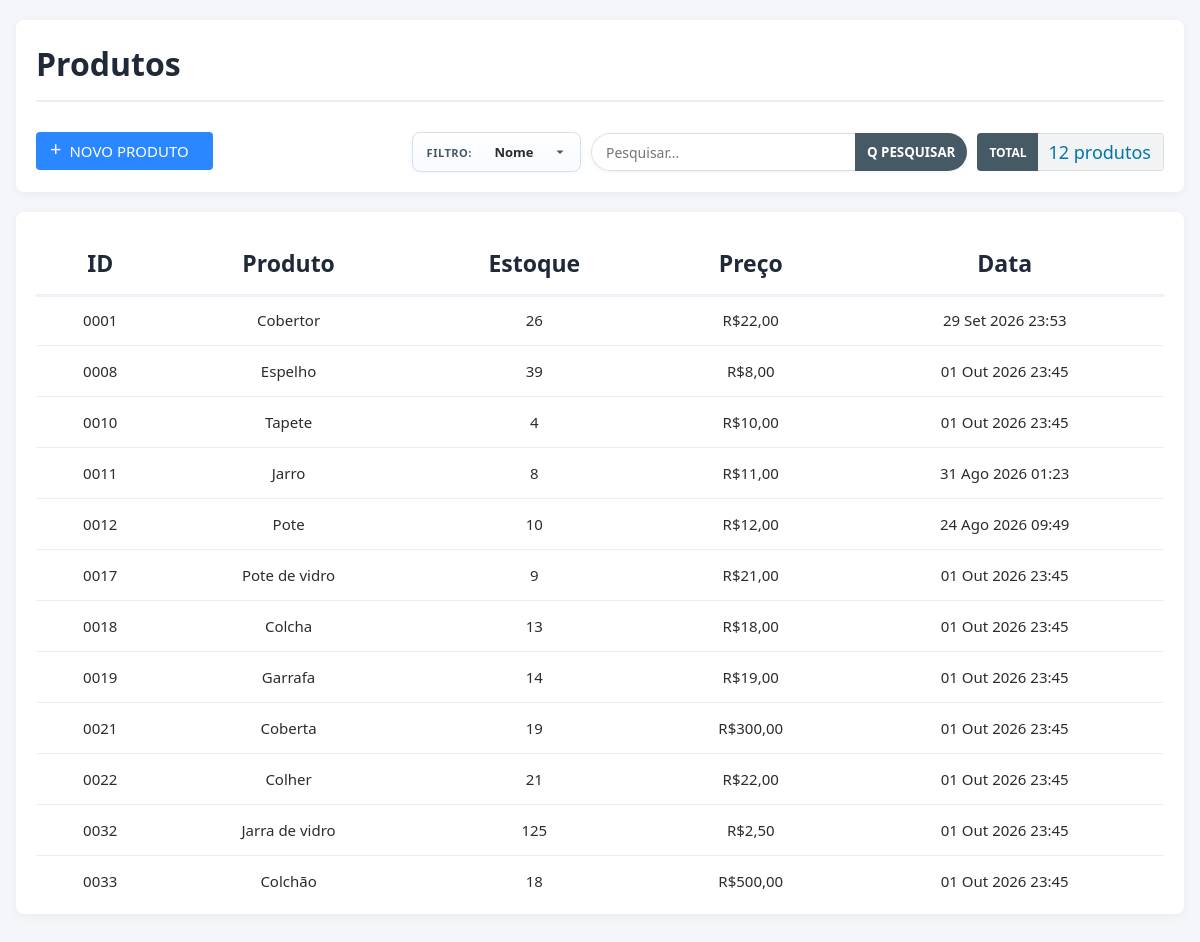
Page /produtos/ on the earlier database version.
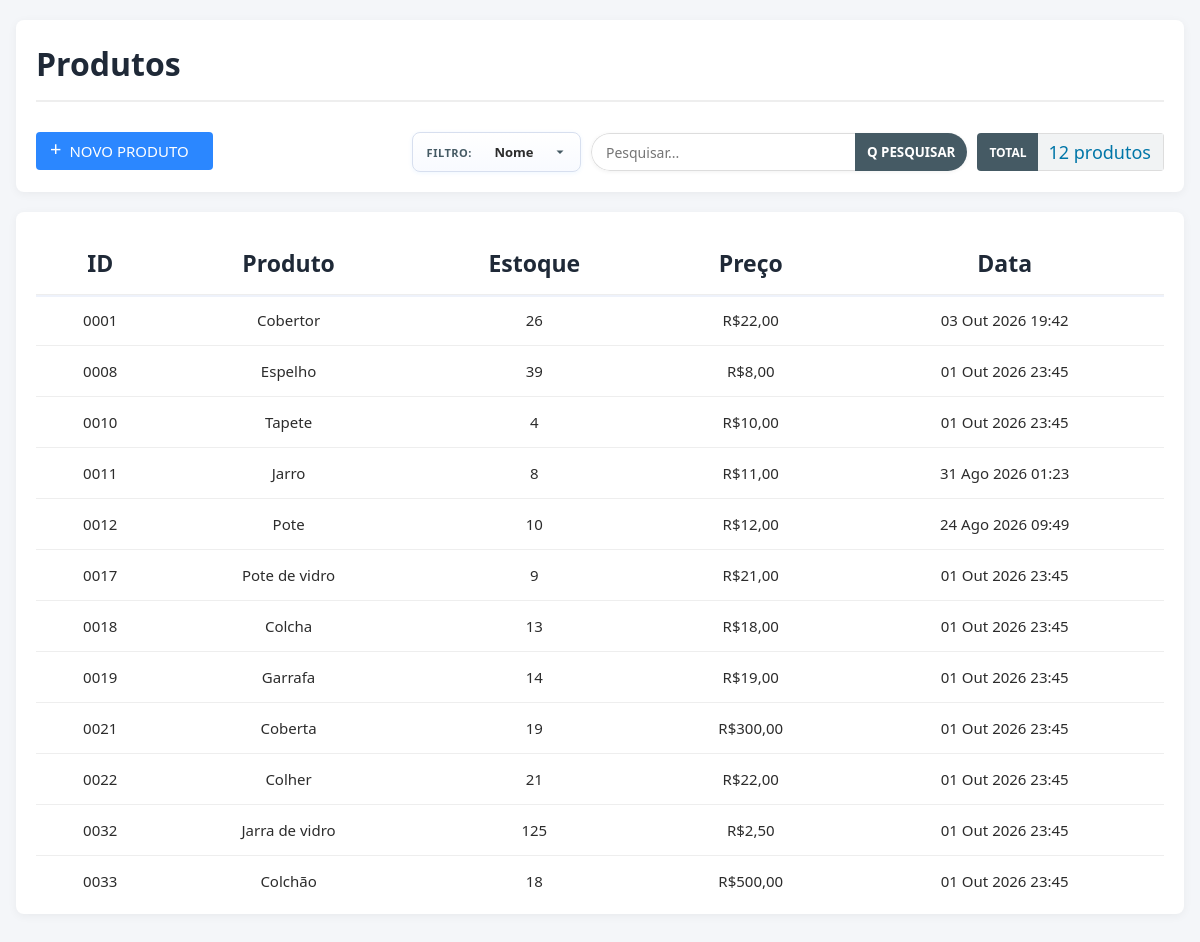
Same page on the later database version.
### front_end/models.py (models this page shows, shortened)
class Produto(models.Model):
    nome = models.CharField(max_length=120, unique=True)
    codigo = models.CharField(unique=True, max_length=4)
    quantidade = models.DecimalField(max_digits=10, decimal_places=3)
    preco = models.DecimalField(max_digits=12, decimal_places=2)
    dt_adicao = models.DateTimeField(auto_now=True)

### front_end/views.py (the view)
# urls.py: path('produtos/', views.view_produto, name='produtos'),
def view_produto(request:HttpRequest):
    if request.method == "POST":
        form_add = ProdutoForm(request.POST)
        if form_add.is_valid():
            form_add.save()
            return redirect('front_end:produtos')
    termo_busca = request.GET.get("q", "").strip()
    filtro_campo = request.GET.get("campo", CAMPO_PADRAO_PRODUTO).strip() or CAMPO_PADRAO_PRODUTO
    produtos = Produto.objects.all()
    produtos = filtrar_produtos(produtos, filtro_campo, termo_busca)
    estoque_ordenado = produtos.annotate(
        codigo_int=Cast('codigo', output_field=IntegerField())
    ).order_by('codigo_int')
    contexto = {
        "form": ProdutoForm(),
        "formulario": Edit_ProdutoForm(prefix="edit"),
        "Estoque": estoque_ordenado,
        "busca": termo_busca,
        "filtro_campo": filtro_campo,
        "total_produtos": estoque_ordenado.count(),
    }
    return render(request, "pag_produtos.html", contexto)

### front_end/forms.py
class ProdutoForm(forms.ModelForm):
    class Meta:
        model = Produto
        fields = ['nome', 'codigo', 'quantidade', 'preco']
    def __init__(self, *args, **kwargs):
        super().__init__(*args, **kwargs)
        estilo = 'border-radius: 15px; border: 1px solid #ccc; padding: 10px; background-color: #f0f0f0; text-align: left; font-size: 20px;'
        for field_name, field in self.fields.items():
            attrs = {
                'style': estilo,
                'class': 'form-control',
                'placeholder': f'Digite o {field_name}...',
                'autocomplete': 'one-time-code',
            }
            if field_name == 'nome':
                attrs['autofocus'] = 'autofocus'
            field.widget.attrs.update(attrs)

### front_end/search_filters.py (called while the page is built, shortened)
def filtrar_produtos(queryset, campo: str, termo: str):
    termo = (termo or "").strip()
    if not termo:
        return queryset

### Templates/pag_produtos.html (shortened to what this page needs)
<!DOCTYPE html>
<html lang="en">
<head>
</head>
<body>
  <div class="header-container">
    <h1>Produtos</h1>
    <div class="barra_ferramentas">
      <button class="btn-add" type="button" id="btn-novo-produto" onclick="Adicionar_Produto()">
        <span>+</span>NOVO PRODUTO
      </button>
      <form class="barra-busca-filtros div-search" method="get" action="{% url 'front_end:produtos' %}">
        <div class="filtro-grupo">
          <span class="filtro-label">Filtro:</span>
          <select name="campo" id="search-campo" class="filtro-campo" aria-label="Filtrar por">
            <option value="nome" {% if filtro_campo == "nome" %}selected{% endif %}>Nome</option>
          </select>
        </div>
        <div class="busca-grupo">
          <input id="search-input" name="q" type="search" class="campo-busca" placeholder="Pesquisar..." value="{{ busca }}" autocomplete="off">
          <button class="btn-busca-filtro" type="submit">Q PESQUISAR</button>
        </div>
        <div class="div-total">
          <span class="total-text">TOTAL</span>
          <span id="total-table" class="total-table">{{ total_produtos }} produto(s)</span>
        </div>
      </form>
    </div>
  </div>
  <div class="products-container">
    <div class="table-wrapper">
      <table>
        <thead>
          <tr>
            <th>ID</th>
            <th>Produto</th>
            <th>Estoque</th>
            <th>Preço</th>
            <th>Data</th>
          </tr>
        </thead>
        <tbody id="produtos-tbody">
          {% for item in Estoque %}
            <tr
              class="produto-row"
              data-search="{{ item.codigo }} {{ item.nome }} {{ item.quantidade }} {{ item.preco }} {{ item.dt_adicao|date:'d/m/Y H:i' }}"
              data-codigo="{{ item.codigo|add:0|stringformat:'04d' }}"
              data-nome="{{ item.nome }}"
              data-quantidade="{{ item.quantidade|floatformat:'-3' }}"
              data-preco="{{ item.preco }}"
              onclick="Abrir_Modal_Editar('{{ item.id }}', '{{ item.nome }}', '{{ item.quantidade }}', '{{ item.preco }}')"
            >
              <td>{{item.codigo|add:0|stringformat:"04d"}}</td>
              <td>{{item.nome}}</td>
              <td>{{item.quantidade|floatformat:"-3" }}</td>
              <td>R${{item.preco}}</td>
              <td>{{item.dt_adicao|date:"d M Y H:i"}}</td>
            </tr>
          {% endfor %}
        </tbody>
      </table>
    </div>
  </div>
</body>
</html>

Differences in the rows shown:
changed Produto "Cobertor": dt_adicao "29 Set 2026 23:53" → "03 Out 2026 19:42"
